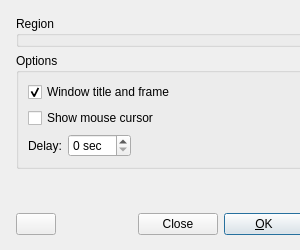
<?xml version="1.0" encoding="UTF-8"?>
<ui version="4.0">
 <class>DialogMain</class>
 <widget class="QDialog" name="DialogMain">
  <property name="geometry">
   <rect>
    <x>0</x>
    <y>0</y>
    <width>300</width>
    <height>250</height>
   </rect>
  </property>
  <widget class="QWidget" name="verticalLayoutWidget">
   <property name="geometry">
    <rect>
     <x>10</x>
     <y>10</y>
     <width>300</width>
     <height>231</height>
    </rect>
   </property>
   <layout class="QVBoxLayout" name="layout">
    <property name="leftMargin">
     <number>6</number>
    </property>
    <property name="topMargin">
     <number>6</number>
    </property>
    <property name="rightMargin">
     <number>6</number>
    </property>
    <property name="bottomMargin">
     <number>6</number>
    </property>
    <item>
     <widget class="QGroupBox" name="gbxRegion">
      <property name="title">
       <string>Region</string>
      </property>
      <widget class="QWidget" name="horizontalLayoutWidget">
       <property name="geometry">
        <rect>
         <x>10</x>
         <y>30</y>
         <width>231</width>
         <height>16</height>
        </rect>
       </property>
       <layout class="QHBoxLayout" name="layButtons">
        <property name="spacing">
         <number>0</number>
        </property>
        <property name="leftMargin">
         <number>6</number>
        </property>
        <property name="topMargin">
         <number>6</number>
        </property>
        <property name="rightMargin">
         <number>6</number>
        </property>
        <property name="bottomMargin">
         <number>6</number>
        </property>
       </layout>
      </widget>
     </widget>
    </item>
    <item>
     <widget class="QGroupBox" name="gbxOptions">
      <property name="title">
       <string>Options</string>
      </property>
      <layout class="QGridLayout" name="gridLayout">
       <item row="2" column="0">
        <widget class="QLabel" name="lblDelay">
         <property name="text">
          <string>Delay:</string>
         </property>
        </widget>
       </item>
       <item row="2" column="1">
        <widget class="QSpinBox" name="sbxDelay">
         <property name="suffix">
          <string> sec</string>
         </property>
        </widget>
       </item>
       <item row="2" column="2">
        <spacer name="horizontalSpacer">
         <property name="orientation">
          <enum>Qt::Horizontal</enum>
         </property>
         <property name="sizeHint" stdset="0">
          <size>
           <width>40</width>
           <height>20</height>
          </size>
         </property>
        </spacer>
       </item>
       <item row="1" column="0" colspan="3">
        <widget class="QCheckBox" name="chkCursor">
         <property name="text">
          <string>Show mouse cursor</string>
         </property>
        </widget>
       </item>
       <item row="0" column="0" colspan="3">
        <widget class="QCheckBox" name="chkFrame">
         <property name="text">
          <string>Window title and frame</string>
         </property>
         <property name="checked">
          <bool>true</bool>
         </property>
        </widget>
       </item>
      </layout>
     </widget>
    </item>
    <item>
     <spacer name="verticalSpacer">
      <property name="orientation">
       <enum>Qt::Vertical</enum>
      </property>
      <property name="sizeHint" stdset="0">
       <size>
        <width>20</width>
        <height>40</height>
       </size>
      </property>
     </spacer>
    </item>
    <item>
     <layout class="QHBoxLayout" name="layButtonBox">
      <item>
       <widget class="QPushButton" name="btnHelp">
        <property name="icon">
         <iconset theme="help-about">
          <normaloff>.</normaloff>.</iconset>
        </property>
        <property name="autoDefault">
         <bool>false</bool>
        </property>
       </widget>
      </item>
      <item>
       <widget class="QDialogButtonBox" name="buttonBox">
        <property name="standardButtons">
         <set>QDialogButtonBox::Close</set>
        </property>
       </widget>
      </item>
      <item>
       <widget class="QPushButton" name="btnOk">
        <property name="text">
         <string>&amp;OK</string>
        </property>
        <property name="icon">
         <iconset theme="gtk-ok"/>
        </property>
        <property name="default">
         <bool>true</bool>
        </property>
       </widget>
      </item>
     </layout>
    </item>
   </layout>
  </widget>
 </widget>
 <resources/>
 <connections/>
</ui>
